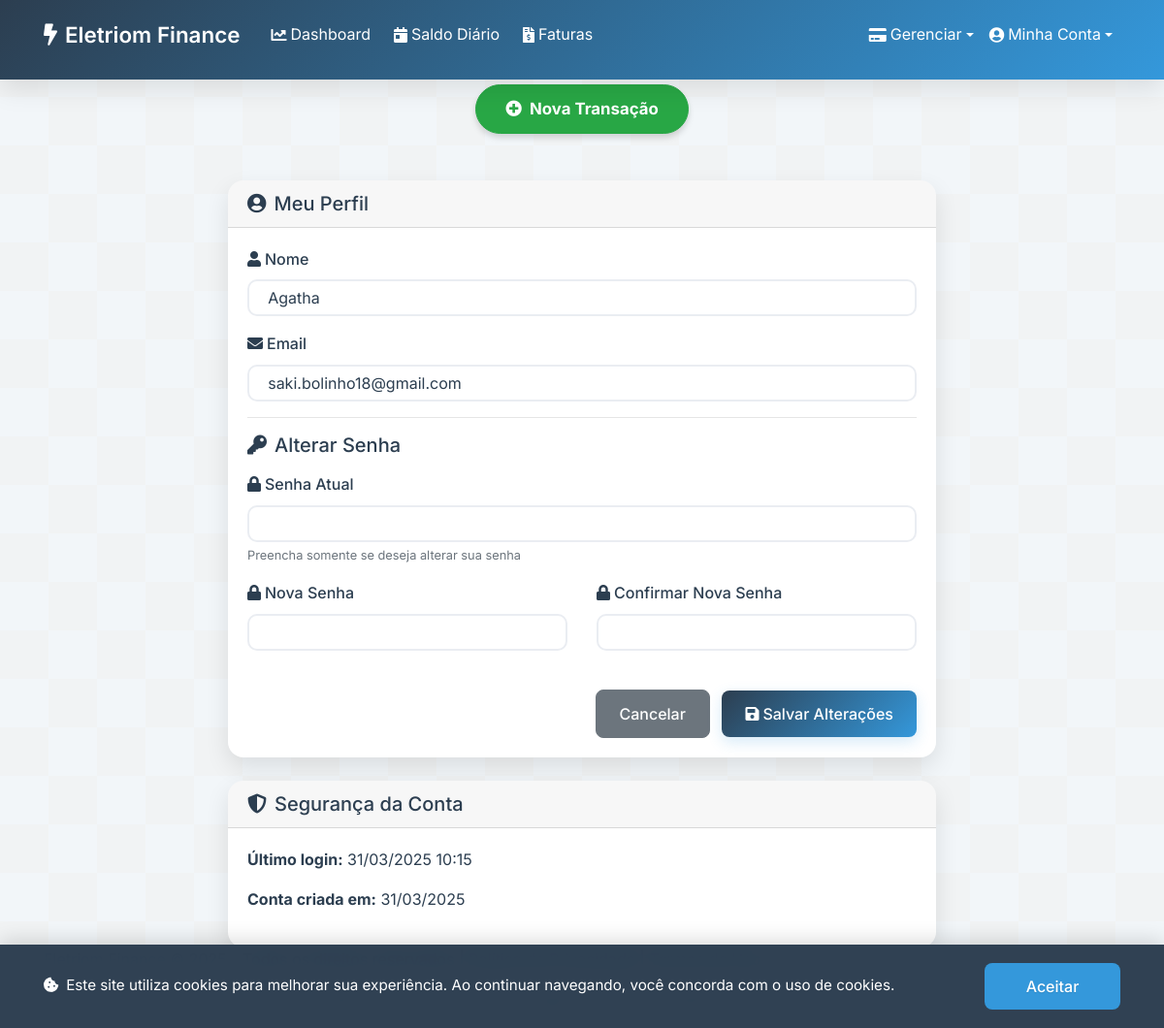
The page /profile (signed in) on the database its author committed.
### app.py (models this page shows, shortened)
class User(db.Model, UserMixin):
    id = db.Column(db.Integer, primary_key=True)
    name = db.Column(db.String(100), nullable=False)
    email = db.Column(db.String(100), unique=True, nullable=False)
    password_hash = db.Column(db.String(200), nullable=False)
    created_at = db.Column(db.DateTime, default=datetime.now)
    last_login = db.Column(db.DateTime, nullable=True)
    active = db.Column(db.Boolean, default=True)
    transactions = db.relationship('Transaction', backref='user', lazy=True)
    credit_cards = db.relationship('CreditCard', backref='user', lazy=True)

### app.py (the view, shortened to what this page needs)
@app.route('/profile', methods=['GET', 'POST'])
@login_required
def profile():
    return render_template('profile.html')

### app.py (called while the page is built)
@login_manager.user_loader
def load_user(user_id):
    return db.session.get(User, int(user_id))

### templates/profile.html
{% extends "base.html" %}
{% block content %}
<div class="row justify-content-center">
  <div class="col-md-8">
    <div class="card">
      <div class="card-header d-flex justify-content-between align-items-center">
        <h5 class="mb-0"><i class="fas fa-user-circle mr-2"></i>Meu Perfil</h5>
      </div>
      <div class="card-body">
        <form method="POST" action="{{ url_for('profile') }}">
          <div class="form-group">
            <label for="name"><i class="fas fa-user mr-1"></i>Nome</label>
            <input type="text" class="form-control" id="name" name="name" value="{{ current_user.name }}" required>
          </div>
          <div class="form-group">
            <label for="email"><i class="fas fa-envelope mr-1"></i>Email</label>
            <input type="email" class="form-control" id="email" name="email" value="{{ current_user.email }}" required>
          </div>
          <hr>
          <h5 class="mb-3"><i class="fas fa-key mr-2"></i>Alterar Senha</h5>
          <div class="form-group">
            <label for="current_password"><i class="fas fa-lock mr-1"></i>Senha Atual</label>
            <input type="password" class="form-control" id="current_password" name="current_password">
            <small class="form-text text-muted">Preencha somente se deseja alterar sua senha</small>
          </div>
          <div class="row">
            <div class="col-md-6">
              <div class="form-group">
                <label for="new_password"><i class="fas fa-lock mr-1"></i>Nova Senha</label>
                <input type="password" class="form-control" id="new_password" name="new_password">
              </div>
            </div>
            <div class="col-md-6">
              <div class="form-group">
                <label for="new_password2"><i class="fas fa-lock mr-1"></i>Confirmar Nova Senha</label>
                <input type="password" class="form-control" id="new_password2" name="new_password2">
              </div>
            </div>
          </div>
          <div class="text-right mt-4">
            <a href="{{ url_for('index') }}" class="btn btn-secondary mr-2">Cancelar</a>
            <button type="submit" class="btn btn-primary"><i class="fas fa-save mr-1"></i>Salvar Alterações</button>
          </div>
        </form>
      </div>
    </div>
    <div class="card mt-4">
      <div class="card-header d-flex justify-content-between align-items-center">
        <h5 class="mb-0"><i class="fas fa-shield-alt mr-2"></i>Segurança da Conta</h5>
      </div>
      <div class="card-body">
        <p>
          <strong>Último login:</strong>
          {% if current_user.last_login %}
            {{ current_user.last_login.strftime("%d/%m/%Y %H:%M") }}
          {% else %}
            Não disponível
          {% endif %}
        </p>
        <p>
          <strong>Conta criada em:</strong>
          {{ current_user.created_at.strftime("%d/%m/%Y") }}
        </p>
      </div>
    </div>
  </div>
</div>
{% endblock %}

### static/style.css (style rules this page uses)
:root { --primary-color: #2c3e50; --secondary-color: #34495e; --accent-color: #3498db; --success-color: #2ecc71; --danger-color: #e74c3c; --text-color: #2c3e50; --light-bg: #f8f9fa; --border-color: #dee2e6; --primary-gradient: linear-gradient(135deg, #2c3e50, #3498db); --secondary-gradient: linear-gradient(135deg, #3498db, #2ecc71); --box-shadow: 0 10px 25px rgba(0, 0, 0, 0.1); --text-shadow: 0 1px 2px rgba(0, 0, 0, 0.1); }
* { margin: 0; padding: 0; box-sizing: border-box; }
body { font-family: 'Inter', -apple-system, BlinkMacSystemFont, sans-serif; line-height: 1.6; color: var(--text-color); }
.card { border: none; border-radius: 16px; box-shadow: var(--box-shadow); transition: all 0.3s ease; overflow: hidden; }
.form-control { border-radius: 10px; border: 2px solid #eaedf2; padding: 0.75rem 1.2rem; transition: all 0.3s ease; color: var(--text-color); background-color: white; font-size: 1rem; }
.form-group label { font-weight: 500; margin-bottom: 0.5rem; }
.btn { border-radius: 8px; padding: 0.75rem 1.5rem; font-weight: 500; transition: transform 0.2s; }
.btn-primary { background: var(--primary-gradient); border: none; box-shadow: 0 5px 15px rgba(52, 152, 219, 0.2); }

### rows shown on the page
User: name "Agatha", email "saki.bolinho18@gmail.com", last_login "31/03/2025 10:15", created_at "31/03/2025"
